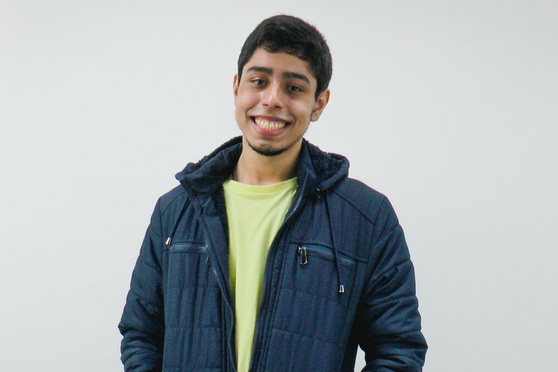
#> input picture labs/lab2/imagens_editadas/walter_100.jpg, 558 x 372 px, shrunk from 1285 x 856 before the run, found by its file name
$ python pos_imagens.py
#> lines starting #> are read from the running program, lines starting #| are printed output that depends on the picture
import cv2

# Import das imagens
walter = cv2.imread('C:\\Users\\Waltinho\\minami\\TechTeam\\labs\\lab2\imagens_editadas\\walter_100.jpg')
#> walter is the input picture: shape (372, 558, 3); mean B, G, R 176.9, 175.8, 169.9
joao = cv2.imread('C:\\Users\\Waltinho\\minami\\TechTeam\\labs\\lab2\imagens_editadas\\joao_100.jpg')
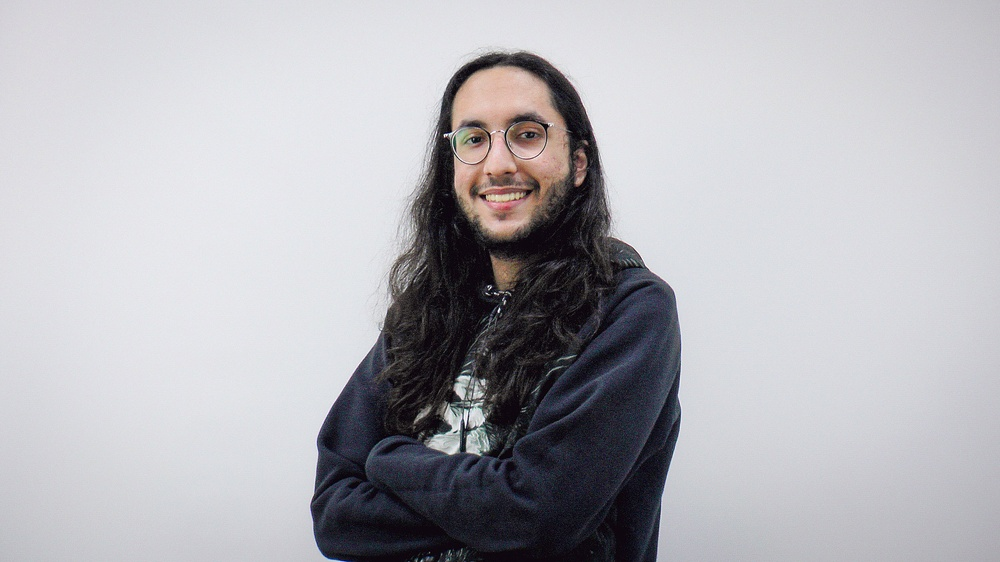
#> input picture labs/lab2/imagens_editadas/joao_100.jpg, 1000 x 562 px, shrunk from 2304 x 1296 before the run, found by its file name
#> joao is the input picture: shape (562, 1000, 3); mean B, G, R 183.5, 178.4, 179.1
adinan = cv2.imread('C:\\Users\\Waltinho\\minami\\TechTeam\\labs\\lab2\imagens_editadas\\adinan_100.jpg')
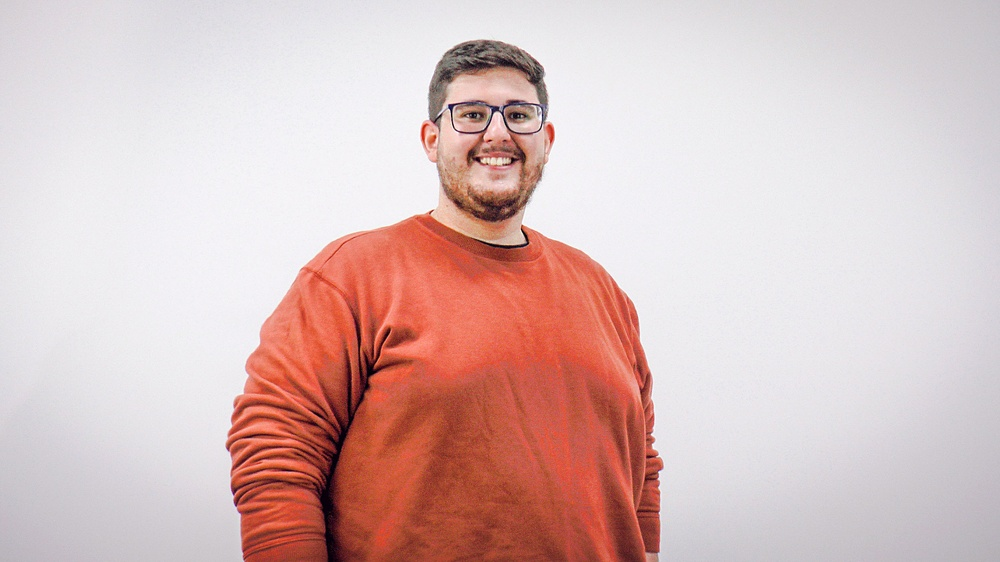
#> input picture labs/lab2/imagens_editadas/adinan_100.jpg, 1000 x 562 px, shrunk from 2304 x 1296 before the run, found by its file name
#> adinan is the input picture: shape (562, 1000, 3); mean B, G, R 189.1, 191.1, 218.6
grupo = cv2.imread('C:\\Users\\Waltinho\\minami\\TechTeam\\labs\\lab2\imagens_editadas\\foto_grupo.jpg')
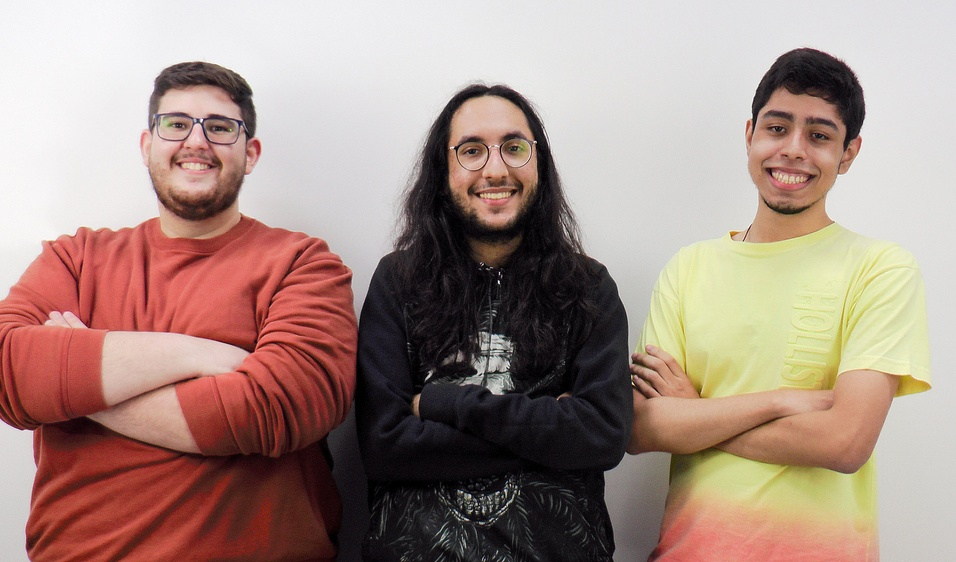
#> input picture labs/lab2/imagens_editadas/foto_grupo.jpg, 956 x 562 px, shrunk from 2202 x 1296 before the run, found by its file name
#> grupo is the input picture: shape (562, 956, 3); mean B, G, R 133.6, 142.7, 166.6


# Conversão
walter_gray = cv2.cvtColor(walter, cv2.COLOR_BGR2GRAY)
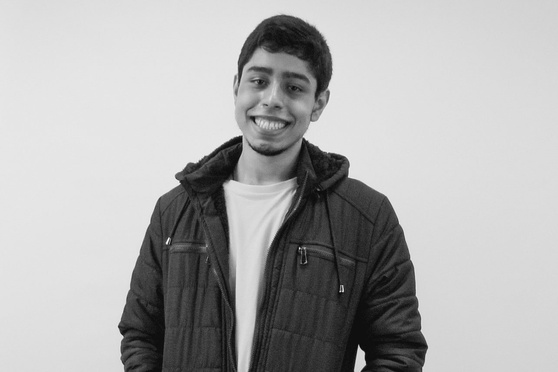
#> walter_gray: shape (372, 558); min 3, max 254, mean 174.2
joao_gray = cv2.cvtColor(joao, cv2.COLOR_BGR2GRAY)
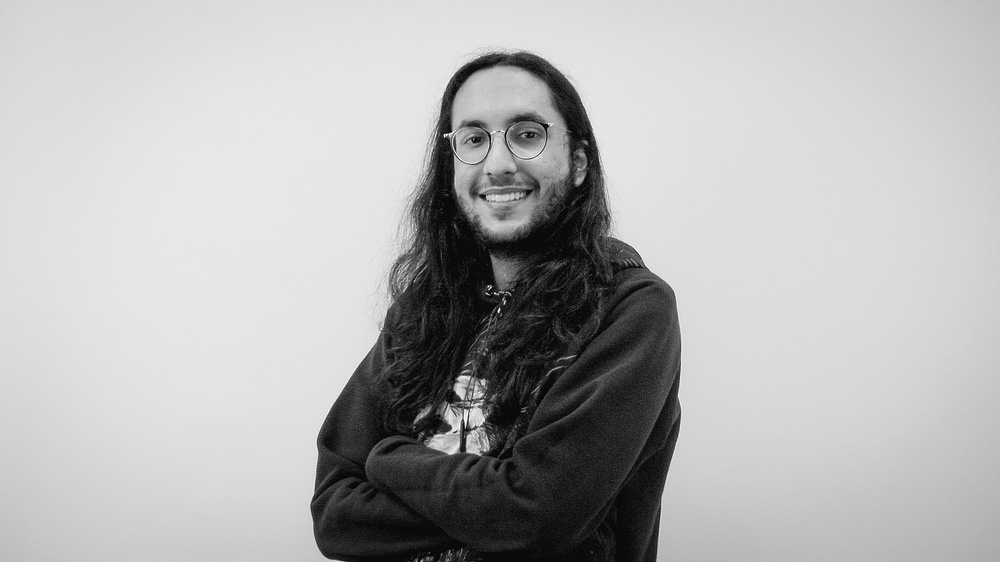
#> joao_gray: shape (562, 1000); min 0, max 254, mean 179.1
adinan_gray = cv2.cvtColor(adinan, cv2.COLOR_BGR2GRAY)
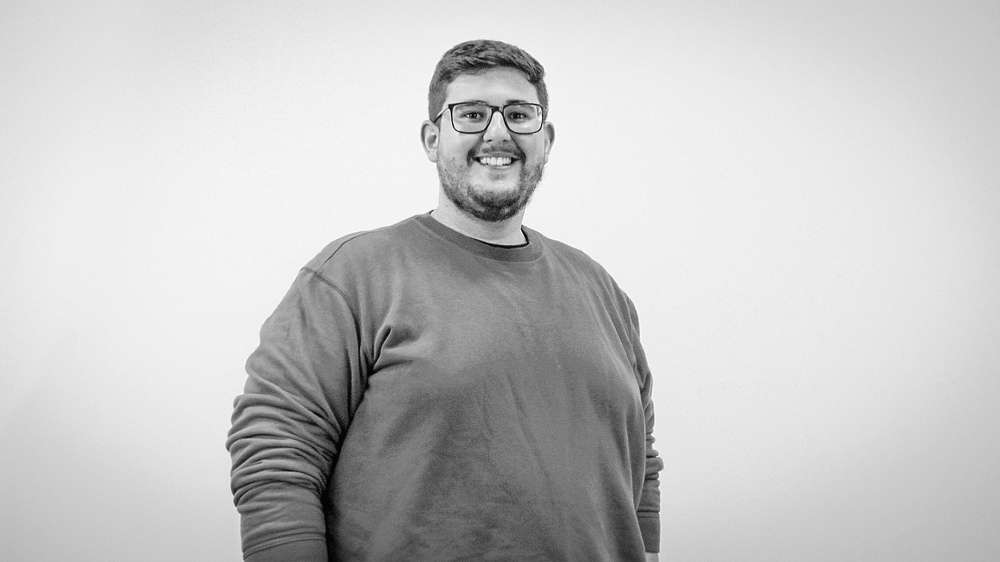
#> adinan_gray: shape (562, 1000); min 1, max 254, mean 199
grupo_gray = cv2.cvtColor(grupo, cv2.COLOR_BGR2GRAY)
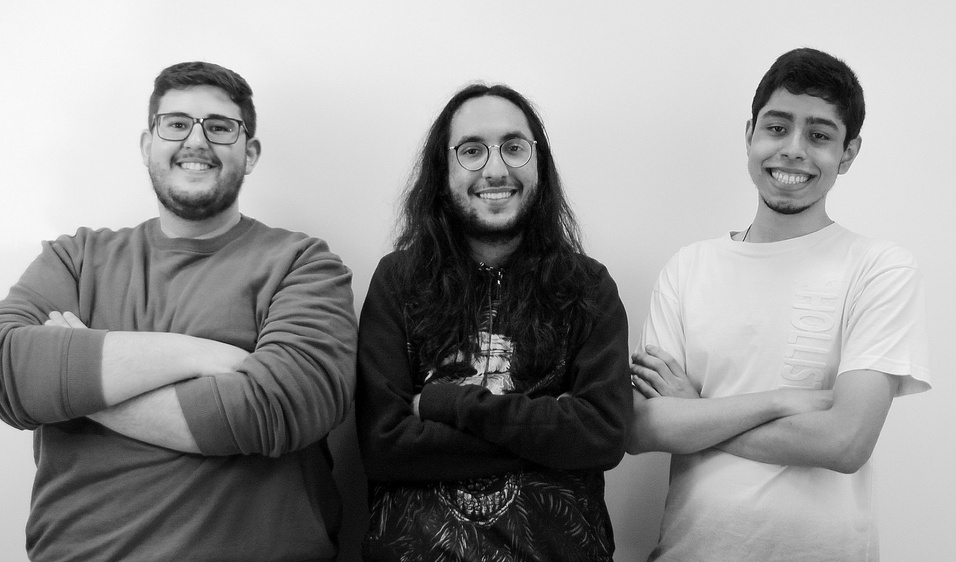
#> grupo_gray: shape (562, 956); min 0, max 254, mean 148.8

cv2.imwrite('walter_cinza.jpg',walter_gray)
cv2.imwrite('joao_cinza.jpg',joao_gray)
cv2.imwrite('adinan_cinza.jpg',adinan_gray)
cv2.imwrite('grupo_cinza.jpg',grupo_gray)
cv2.waitKey(0)
cv2.destroyAllWindows()
